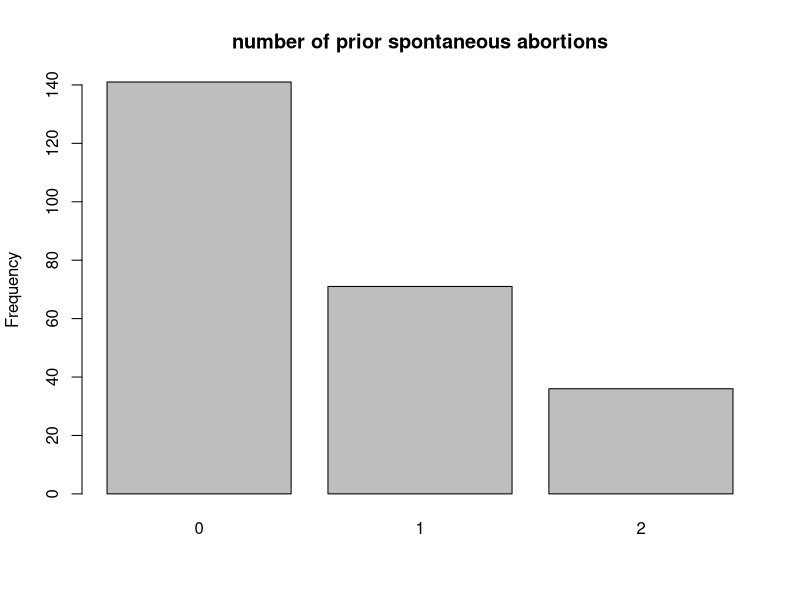
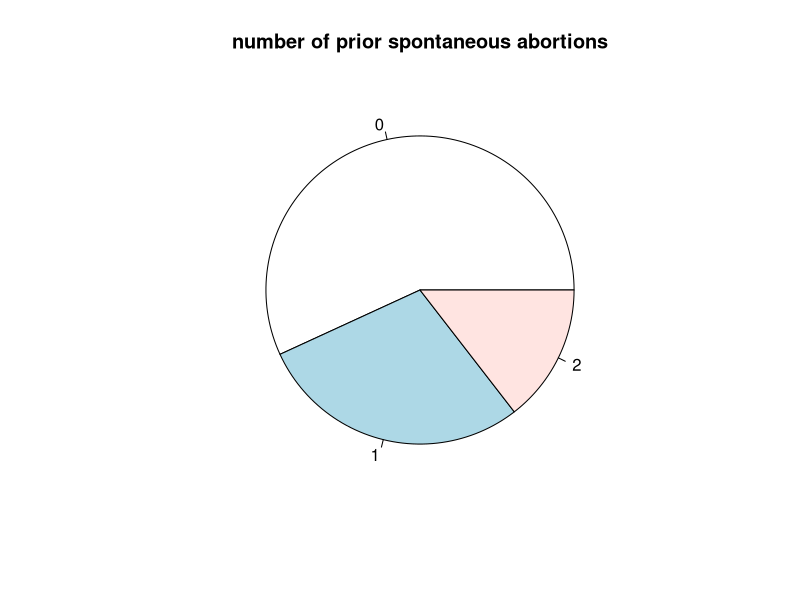
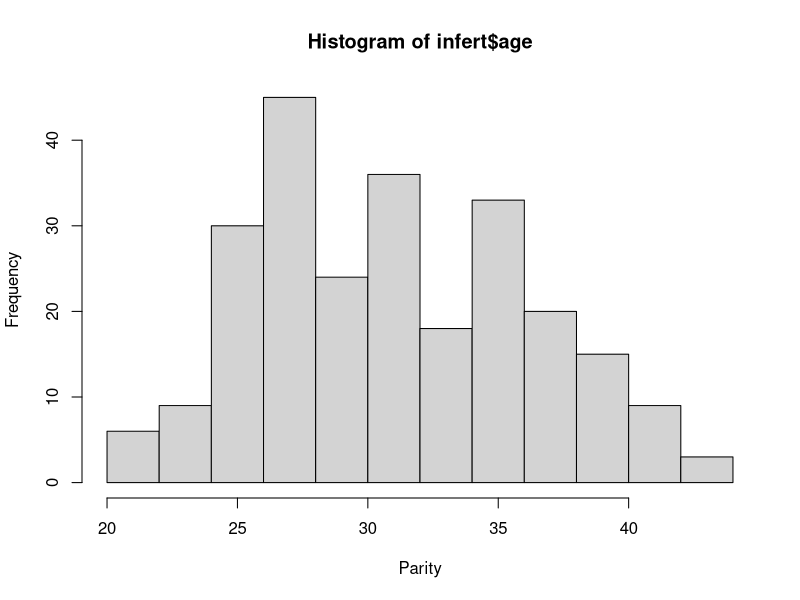
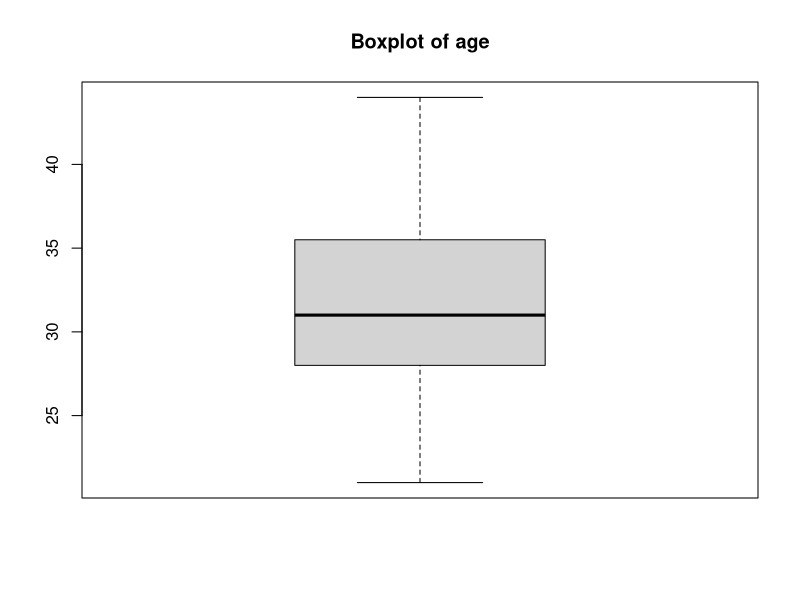

Source code (R) for these figures, in order:
#1
library(datasets)
data("infert")

#2
?infert

#3
class(infert$case)
summary(infert$case)
class(infert$induced)
summary(infert$induced)
class(infert$spontaneous)
summary(infert$spontaneous)

infert$case <- factor(infert$case)
infert$induced <- factor(infert$induced)
infert$spontaneous <- factor(infert$spontaneous)

class(infert$case)
summary(infert$case)
class(infert$induced)
summary(infert$induced)
class(infert$spontaneous)
summary(infert$spontaneous)

#4
#Revise cada columna

#5
#education
type.freq <- table(infert$education)
type.freq
#relative frequency
type.rel.freq <- type.freq / sum(type.freq)
type.rel.freq
#spontaneous
type.freq <- table(infert$spontaneous)
type.freq
#relative frequency
type.rel.freq <- type.freq / sum(type.freq)
type.rel.freq

#6
barplot(type.freq, main = "number of prior spontaneous abortions", ylab="Frequency")
pie(type.rel.freq, main = "number of prior spontaneous abortions")

#8
hist(infert$age, xlab = "Parity", ylab="Frequency")
boxplot(infert$age, main = "Boxplot of age")
